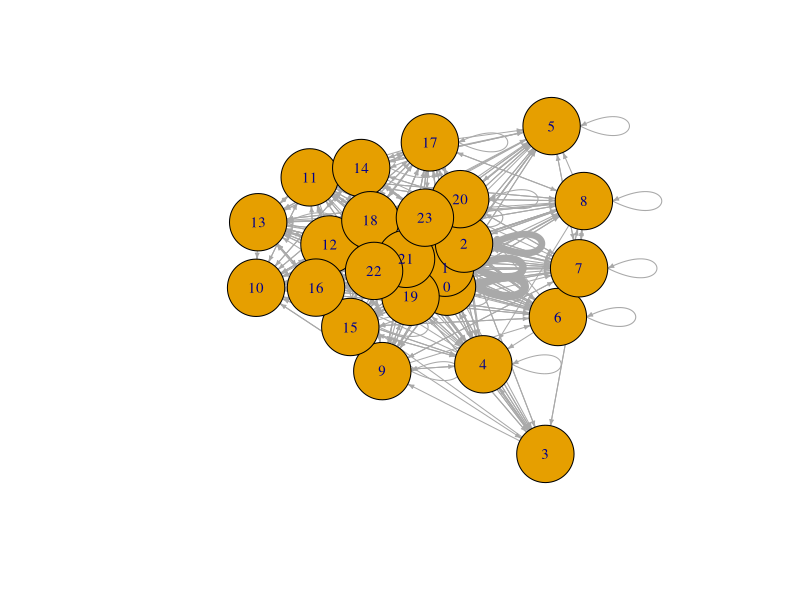
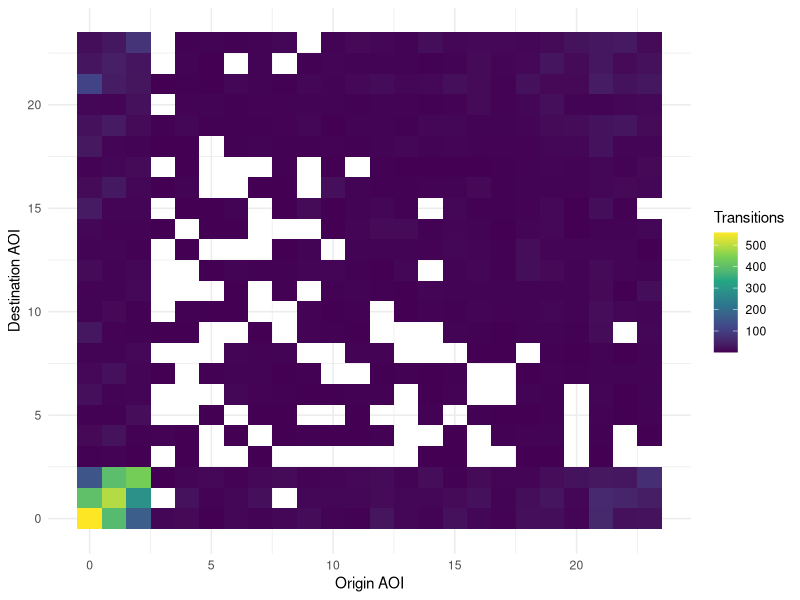
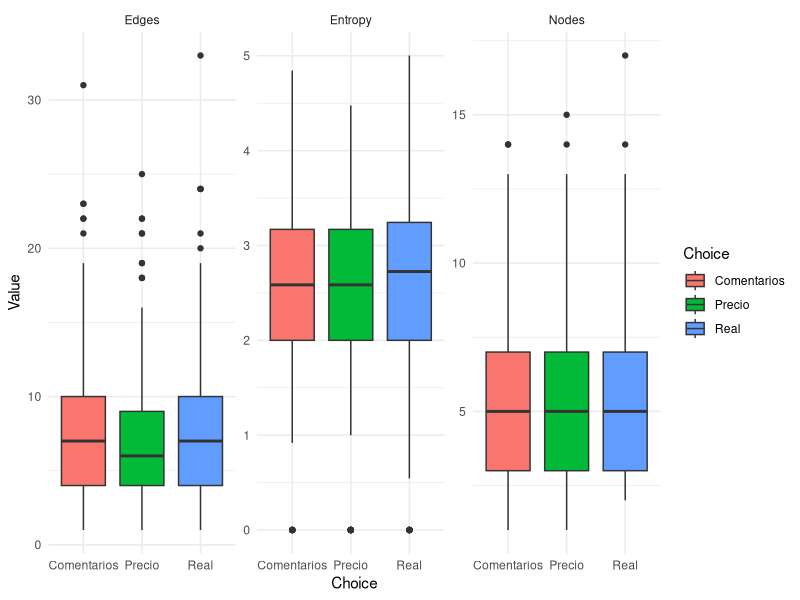
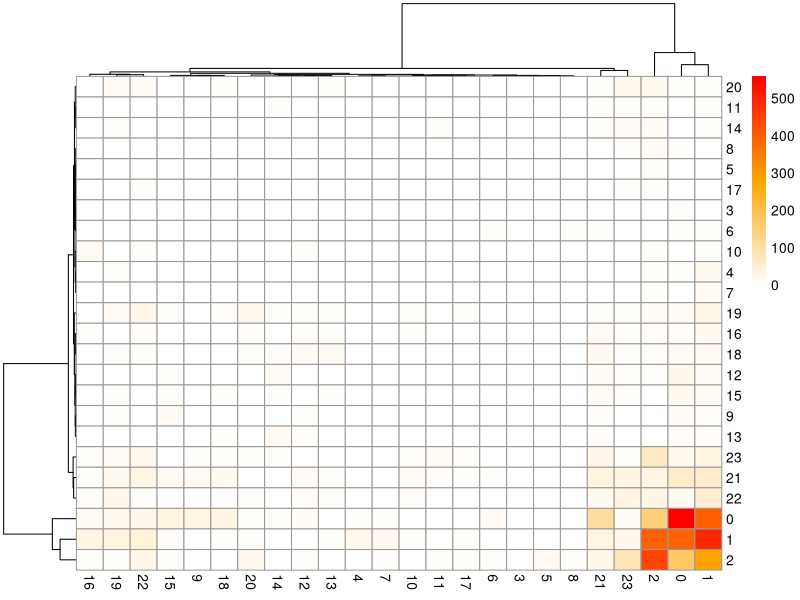

The R script that drew these images, in order:
## ---- chunk 1
library(readr)
library(dplyr)
library(igraph)

Secuencia <- read_delim(
  "Secuencia.csv",
  delim = ";",
  escape_double = FALSE,
  trim_ws = TRUE
)

# =====================================================
# FUNCION PARA RECONSTRUIR RED AOI->AOI
# =====================================================

build_aoi_network <- function(df){
  
  # =====================================
  # ORDEN TEMPORAL
  # =====================================
  
  df <- df[order(df$Secuencia), ]
  
  areas <- df$Area
  
  if(length(areas) < 2){
    return(NULL)
  }
  
  # =====================================
  # VARIABLES SECUENCIALES
  # =====================================
  
  FirstAOI <- as.character(areas[1])
  
  FirstTransition <- paste0(
    areas[1],
    "_",
    areas[2]
  )
  
  First3AOIs <- paste(
    head(areas, 3),
    collapse = "_"
  )
  
  # =====================================
  # RED
  # =====================================
  
  edges <- data.frame(
    from = head(areas, -1),
    to   = tail(areas, -1)
  )
  
  edges_weighted <- edges %>%
    count(from, to, name = "weight")
  
  g <- graph_from_data_frame(
    edges_weighted,
    directed = TRUE
  )
  
  E(g)$weight <- edges_weighted$weight
  
  # =====================================
  # ATRIBUTOS DE NODO
  # =====================================
  
  node_freq <- table(areas)
  
  V(g)$visits <- as.numeric(
    node_freq[
      match(
        V(g)$name,
        names(node_freq)
      )
    ]
  )
  
  # =====================================
  # ENTROPIA DE TRANSICION
  # =====================================
  
  probs <- edges_weighted$weight /
    sum(edges_weighted$weight)
  
  Entropy <- -sum(
    probs * log2(probs)
  )
  
  # =====================================
  # RESULTADO
  # =====================================
  
  return(
    list(
      graph = g,
      edges = edges,
      edges_weighted = edges_weighted,
      node_freq = node_freq,
      
      FirstAOI = FirstAOI,
      FirstTransition = FirstTransition,
      First3AOIs = First3AOIs,
      
      Entropy = Entropy
    )
  )
}


# =====================================================
# CONSTRUIR TODAS LAS REDES
# =====================================================

NetworkList <- list()

TrajectoryFeatures <- data.frame()

subjects <- unique(Secuencia$Sujeto)

for(s in subjects){
  
  cat("Procesando sujeto:",s,"\n")
  
  data_s <- filter(
    Secuencia,
    Sujeto == s
  )
  
  ensayos <- unique(data_s$Ensayo)
  
  for(e in ensayos){
    
    data_se <- filter(
      data_s,
      Ensayo == e
    )
    
    net <- build_aoi_network(data_se)
    
    if(!is.null(net)){
      
      nombre <- paste0(
        "S",
        s,
        "_E",
        e
      )
      
      NetworkList[[nombre]] <- net
      
      # ===================================
      # TABLA DE CARACTERISTICAS
      # ===================================
      
      TrajectoryFeatures <- rbind(
        TrajectoryFeatures,
        data.frame(
          Sujeto = s,
          Ensayo = e,
          
          Choice = unique(data_se$ChosenCondition),
          
          FirstAOI = net$FirstAOI,
          FirstTransition = net$FirstTransition,
          First3AOIs = net$First3AOIs,
          
          Nodes = gorder(net$graph),
          Edges = gsize(net$graph),
          
          Entropy = net$Entropy,
          
          stringsAsFactors = FALSE
        )
      )
      
    }
  }
}

summary(TrajectoryFeatures$Entropy)
## ---- chunk 2
library(dplyr)
library(knitr)

desc <- data.frame(
  Variable = c("Nodes","Edges","Entropy"),
  Mean = c(
    mean(TrajectoryFeatures$Nodes),
    mean(TrajectoryFeatures$Edges),
    mean(TrajectoryFeatures$Entropy)
  ),
  SD = c(
    sd(TrajectoryFeatures$Nodes),
    sd(TrajectoryFeatures$Edges),
    sd(TrajectoryFeatures$Entropy)
  ),
  Min = c(
    min(TrajectoryFeatures$Nodes),
    min(TrajectoryFeatures$Edges),
    min(TrajectoryFeatures$Entropy)
  ),
  Max = c(
    max(TrajectoryFeatures$Nodes),
    max(TrajectoryFeatures$Edges),
    max(TrajectoryFeatures$Entropy)
  )
)

kable(desc,digits=2)
## ---- chunk 3
library(igraph) 
library(dplyr) 
all_edges <- bind_rows( lapply( NetworkList, function(x) x$edges ) ) 
agg_edges <- all_edges %>% count(from,to,name="weight") 
g_agg <- graph_from_data_frame( agg_edges, directed=TRUE ) 
E(g_agg)$width <- scales::rescale( agg_edges$weight, to=c(1,8) ) 
plot( g_agg, edge.arrow.size=.3, vertex.size=35, vertex.label.cex=.9 )
## ---- chunk 4
library(ggplot2) 
ggplot( agg_edges, aes( x=from, y=to, fill=weight ) )+ geom_tile()+ scale_fill_viridis_c()+ theme_minimal()+ labs( x="Origin AOI", y="Destination AOI", fill="Transitions" )
## ---- chunk 5
choice_desc <- TrajectoryFeatures %>% group_by(Choice) %>% summarise( N=n(), MeanNodes=mean(Nodes), SDNodes=sd(Nodes), MeanEdges=mean(Edges), SDEdges=sd(Edges), MeanEntropy=mean(Entropy), SDEntropy=sd(Entropy) ) 
kable(choice_desc,digits=2)
## ---- chunk 6
library(tidyr) 
plot_data <- TrajectoryFeatures %>% pivot_longer( cols=c(Nodes,Edges,Entropy), names_to="Metric", values_to="Value" ) 
ggplot( plot_data, aes( x=Choice, y=Value, fill=Choice ) )+ geom_boxplot()+ facet_wrap(~Metric,scales="free_y")+ theme_minimal()
## ---- chunk 7
tabla_firstAOI <- table(
TrajectoryFeatures$FirstAOI,TrajectoryFeatures$Choice)

test_firstAOI <- chisq.test(tabla_firstAOI)
tabla_firstTransition <- table(

TrajectoryFeatures$FirstTransition, TrajectoryFeatures$Choice)



test_firstTransition <- chisq.test(tabla_firstTransition)

# First 3 AOIs

tabla_first3 <- table(TrajectoryFeatures$First3AOIs, TrajectoryFeatures$Choice)


test_first3 <- chisq.test(tabla_first3)

# ANOVAs

anova_nodes <- summary(aov(Nodes ~ Choice, data = TrajectoryFeatures))

anova_edges <- summary(
aov(Edges ~ Choice, data = TrajectoryFeatures))
anova_entropy <- summary(aov(Entropy ~ Choice, data = TrajectoryFeatures))

multiverse_results <- data.frame(Universe = c(
"FirstAOI",
"FirstTransition",
"First3AOIs",
"Nodes",
"Edges",
"Entropy"),
Test = c("Chi-square", "Chi-square", "Chi-square", "ANOVA", "ANOVA", "ANOVA"),
Pvalue = c(test_firstAOI$p.value, test_firstTransition$p.value, test_first3$p.value, anova_nodes[[1]]["Choice","Pr(>F)"],
anova_edges[[1]]["Choice","Pr(>F)"],
anova_entropy[[1]]["Choice","Pr(>F)"]))

knitr::kable(multiverse_results, digits = 4,
caption = "Results of the multiverse analysis."
)
## ---- chunk 8

library(nnet)
library(pscl)
library(knitr)
library(dplyr)

# Asegurar que es factor
TrajectoryFeatures$Choice <- as.factor(
  TrajectoryFeatures$Choice
)

#################################################
# MODELS
#################################################

m1 <- multinom(
  Choice ~ Entropy,
  data = TrajectoryFeatures,
  trace = FALSE
)

m2 <- multinom(
  Choice ~ Entropy + FirstAOI,
  data = TrajectoryFeatures,
  trace = FALSE
)

m3 <- multinom(
  Choice ~ Entropy + FirstTransition,
  data = TrajectoryFeatures,
  trace = FALSE
)

m4 <- multinom(
  Choice ~ Nodes + Edges + Entropy,
  data = TrajectoryFeatures,
  trace = FALSE
)

#################################################
# TABLE
#################################################

results_models <- data.frame(
  Model = c(
    "M1",
    "M2",
    "M3",
    "M4"
  ),
  
  Predictors = c(
    "Entropy",
    "FirstAOI + Entropy",
    "FirstTransition + Entropy",
    "Nodes + Edges + Entropy"
  ),
  
  McFadden_R2 = c(
    pR2(m1)["McFadden"],
    pR2(m2)["McFadden"],
    pR2(m3)["McFadden"],
    pR2(m4)["McFadden"]
  ),
  
  AIC = c(
    AIC(m1),
    AIC(m2),
    AIC(m3),
    AIC(m4)
  )
)

results_models <- results_models %>%
  mutate(
    McFadden_R2 = round(McFadden_R2, 3),
    AIC = round(AIC, 1)
  )

kable(
  results_models,
  caption = "Comparative performance of multinomial models predicting booking decisions from alternative representations of visual exploration."
)
## ---- chunk 9
library(pheatmap)

# matriz de transiciones
mat <- xtabs(
  weight ~ from + to,
  data = agg_edges
)

pheatmap(
  mat,
  clustering_distance_rows = "euclidean",
  clustering_distance_cols = "euclidean",
  clustering_method = "ward.D2",
  color = colorRampPalette(
    c("white","orange","red")
  )(100)
)
